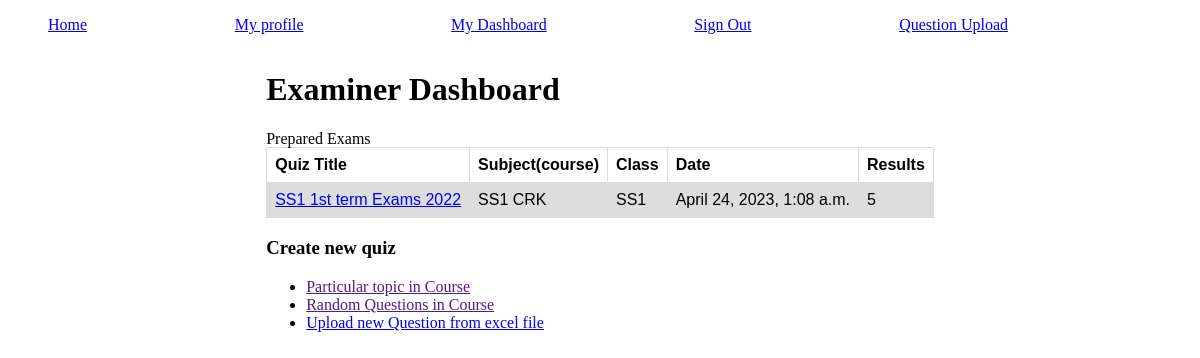
Screenshot of /quiz/dashboard/ (signed in) with the database file from the repository.
### cbt_app/models.py (models this page shows)
class Quiz(models.Model):
    title = models.CharField(max_length=100)
    examiner = models.ForeignKey(settings.AUTH_USER_MODEL, on_delete=models.CASCADE, null=True)
    questions = models.ManyToManyField(Question)
    course = models.ForeignKey(Courses, on_delete=models.CASCADE, null=True)
    level = models.ForeignKey(Level, on_delete=models.CASCADE,null=True)
    single_attempt = models.BooleanField(blank=False, default=True)
    random_order = models.BooleanField(blank=False, default=True, help_text='orders with which questions will appear')
    max_questions = models.PositiveIntegerField(help_text='Display the questions in a random order or as they are set?')
    duration = models.IntegerField(help_text='duration in minutes')
    start_time =models.DateTimeField(auto_now_add=True)
    end_time = models.DateTimeField()
    def __str__(self) -> str:
        return self.level.name+' ' + self.title
    """

    def save(self, *args, **kwargs):
        self.choices = []
        # get course query set
        c = Courses.objects.all()
        # loop throught d query set and save it in choices variable
        for course in c:
            self.choices.append(
                (course.id, course)
            )

        self.course = models.ForeignKey(Courses, on_delete=models.CASCADE, choices=self.choices, null=True)
        super().save(*args, **kwargs)

    """

class Level(models.Model):
    name = models.CharField(max_length=50,blank=False, unique=True)
    def __str__(self):
        return self.name

class Courses(models.Model):
    name = models.CharField(max_length=50,blank=False, unique=True)
    level = models.ForeignKey(Level, on_delete=models.CASCADE, blank=False)
    def __str__(self):
        return self.level.name +' '+ self.name

### cbt_app/views.py (the view)
# urls.py: path('dashboard/',view=dashboard, name='dashboard'),
@login_required
def dashboard(request):
    user = request.user
    is_teacher = not user.is_student #not a student
    if is_teacher:
        contents = Quiz.objects.filter(examiner=user)
        sitting = Sitting.objects.filter(quiz__examiner=user)
        quiz_sit_pair ={
            x.quiz:Sitting.objects.filter(quiz=x.quiz).count() for x in sitting
        }
        context = {
            'contents':contents,
            'sittings':sitting,
            'quiz_pair':quiz_sit_pair,
        }
        return render(request, 'dashboard.html', context)
    contents = Quiz.objects.all()
    context = {
        'contents':contents,
    }
    return render(request, 'dashboard.html', context)

### templates/dashboard.html (shortened to what this page needs)
{% extends 'base.html' %}
{% block content %}
{% if user.is_student %}
<div class="container" style="width: 100vw; display: flex; justify-content: center;">
    <div class="parent">
        <h1>
            User Dashboard
        </h1>
        <h2>
            {% for message in messages %}
                {{message}}
            {% endfor %}
        </h2>
        <table style="width: 100%;">
            <tr>
                <thead>Available Exams</thead>
            </tr>
            <tr>
                <th>Exams Title</th>
                <th>Subject(course)</th>
                <th>Class(level)</th>
                <th>Duration (min)</th>
            </tr>
            {% for quiz in contents %}
            <tr>
                <td><a href="{% url 'cbt_app:take_quiz' quiz.id %}">{{quiz}}</a></td>
                <td>{{quiz.course}}</td>
                <td>{{quiz.level}}</td>
                <td>{{quiz.duration}}</td>
            </tr>
            {% endfor %}
        </table>
    </div>
</div>
{% else %}
<div class="container" style="width: 100vw; display: flex; justify-content: center;">
    <div class="parent">
        <h1>
            Examiner Dashboard
        </h1>
        <table style="width: 100%;">
            <tr>
                <th>Quiz Title</th>
                <th>Subject(course)</th>
                <th>Class</th>
                <th>Date</th>
                <th>Results</th>
            </tr>
            {% for x,y in quiz_pair.items %}
            <tr>
                <td><a href="{% url 'cbt_app:result_list' x.id %}">{{x}}</a></td>
                <td>{{x.course}}</td>
                <td>{{x.level}}</td>
                <td>{{x.start_time}}</td>
                <td>{{y}}</td>
            </tr>
            {% endfor %}
        </table>
        <h3>
            Create new quiz
        </h3>
        <ul>
            <li><a href="">Particular topic in Course</a></li>
            <li><a href="">Random Questions in Course</a> </li>
            <li><a href="{% url 'file_processing:question_upload' %}">Upload new Question from excel file</a></li>
        </ul>
    </div>
</div>
{% endif %}
{% endblock %}

### templates/base.html (style rules this page uses)
table { font-family: arial, sans-serif; border-collapse: collapse; width: 100%; }
td, th { border: 1px solid #dddddd; text-align: left; padding: 8px; }
tr:nth-child(even) { background-color: #dddddd; }

### rows the page displays
Quiz: level+title "SS1 1st term Exams 2022", course "SS1 CRK", level "SS1", start_time "April 24, 2023, 1:08 a.m.", y "5"
